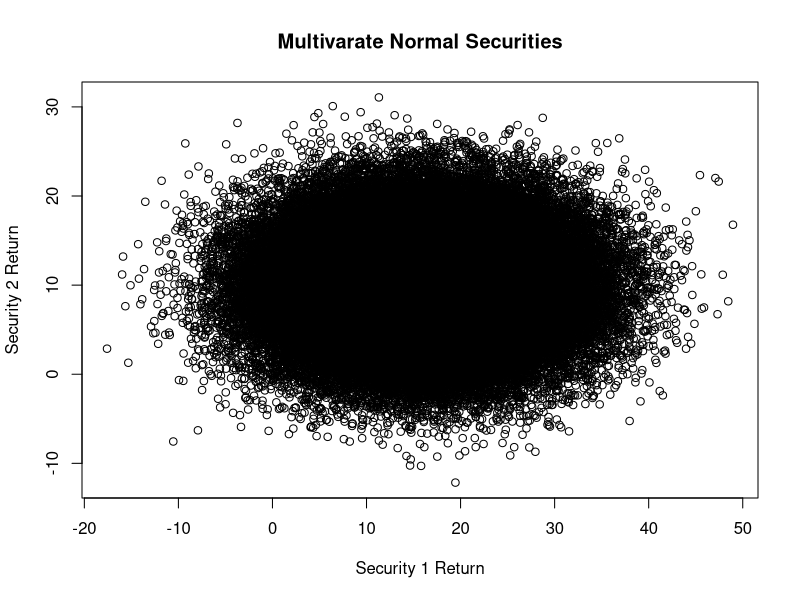

R code for this plot: (Note: this script raises an error after producing the figure.)
# PMGT 634 Lecture #8
# Author: Ray Nelson
###############################################################################
library(mvtnorm)
library(ggplot2)
library(reshape)

# securities Parameters
er1 <- 16
er2 <- 10
risk1 <- 8
risk2 <- 5
rho <- 0
numberRandom <- 100000
weight1 <- .5

# Construct expected return vector and variance-covariance matrix
er <- cbind(er1, er2)
risk <- cbind(risk1, risk2)
sigma <- matrix(rho, ncol = 2, nrow = 2)
diag(sigma) <- 1
sigma <- t(risk) %*% risk * sigma
rm(er1, er2, risk1, risk2, rho)

# Generate multivariate normal random variables
Securities <- data.frame(rmvnorm(n = numberRandom, mean = er, sigma = sigma))
names(Securities) <- c("one", "two")
plot(Securities, main = "Multivarate Normal Securities",
     xlab = "Security 1 Return", ylab = "Security 2 Return")
rm(numberRandom, er, risk, sigma)

# Kernel smoothed multivariate density plot of returns
f2d <- with(Securities, MASS::kde2d(one, two, h = c(1, 10), n = 100))
df <- with(f2d, cbind(expand.grid(x, y), as.vector(z)))
names(df) <- c("one", "two", "density")
ggplot(df, aes(one, two, fill = density)) +
  geom_tile() +
  scale_x_continuous(expand = c(0, 0)) + 
  scale_y_continuous(expand = c(0, 0)) +
  scale_fill_gradient(low = "aliceblue", high = "darkred") +
  opts(title = "Multivariate Normal Securities\n", legend.position = "none") +
  labs(x = "Security 1 Return", y = "Security 2 Return")
rm(df, f2d)

# Equally weighted portfolio
Portfolio <- transform(Securities,
                       portfolio = weight1 * one + (1 - weight1) * two)
erPortfolio <- apply(Portfolio, 2, mean)
riskPortfolio <- apply(Portfolio, 2, sd)
cbind(erPortfolio, riskPortfolio)
# change the portfolio into a long format
PortfolioLong <- melt(Portfolio, variable_name = "security")
ggplot(data = PortfolioLong, aes(x = value, fill = security)) +
  geom_density() + 
  facet_grid(security ~ .) +
  opts(title = "Portfolio Distribution\n", legend.position = "none") +
  geom_vline(xintercept = 0) +
  labs(x = "Return", y = "")

# Cleanup
rm(weight1, Securities, Portfolio, erPortfolio, riskPortfolio, PortfolioLong)
